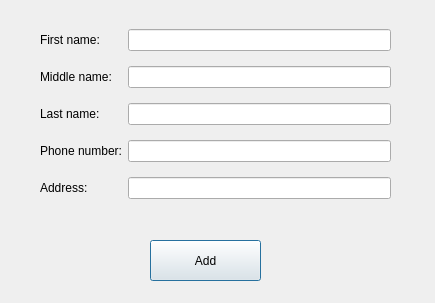
<?xml version="1.0" encoding="UTF-8"?>
<ui version="4.0">
 <class>DialogAddClients</class>
 <widget class="QDialog" name="DialogAddClients">
  <property name="geometry">
   <rect>
    <x>0</x>
    <y>0</y>
    <width>435</width>
    <height>303</height>
   </rect>
  </property>
  <property name="windowTitle">
   <string>Dialog</string>
  </property>
  <widget class="QPushButton" name="pushButto_add">
   <property name="geometry">
    <rect>
     <x>150</x>
     <y>240</y>
     <width>111</width>
     <height>41</height>
    </rect>
   </property>
   <property name="text">
    <string>Add</string>
   </property>
  </widget>
  <widget class="QWidget" name="layoutWidget">
   <property name="geometry">
    <rect>
     <x>40</x>
     <y>20</y>
     <width>351</width>
     <height>191</height>
    </rect>
   </property>
   <layout class="QGridLayout" name="gridLayout">
    <item row="0" column="0">
     <widget class="QLabel" name="label">
      <property name="text">
       <string>First name:</string>
      </property>
     </widget>
    </item>
    <item row="1" column="0">
     <widget class="QLabel" name="label_2">
      <property name="text">
       <string>Middle name:</string>
      </property>
     </widget>
    </item>
    <item row="5" column="0">
     <widget class="QLabel" name="label_5">
      <property name="text">
       <string>Address:</string>
      </property>
     </widget>
    </item>
    <item row="5" column="2">
     <widget class="QLineEdit" name="lineEdit_address">
      <property name="maxLength">
       <number>50</number>
      </property>
     </widget>
    </item>
    <item row="4" column="0">
     <widget class="QLabel" name="label_4">
      <property name="text">
       <string>Phone number:</string>
      </property>
     </widget>
    </item>
    <item row="3" column="0">
     <widget class="QLabel" name="label_3">
      <property name="text">
       <string>Last name:</string>
      </property>
     </widget>
    </item>
    <item row="4" column="2">
     <widget class="QLineEdit" name="lineEdit_number">
      <property name="maxLength">
       <number>20</number>
      </property>
     </widget>
    </item>
    <item row="3" column="2">
     <widget class="QLineEdit" name="lineEdit_last">
      <property name="maxLength">
       <number>20</number>
      </property>
     </widget>
    </item>
    <item row="0" column="2">
     <widget class="QLineEdit" name="lineEdit_first">
      <property name="maxLength">
       <number>20</number>
      </property>
     </widget>
    </item>
    <item row="1" column="2">
     <widget class="QLineEdit" name="lineEdit_middle">
      <property name="maxLength">
       <number>20</number>
      </property>
     </widget>
    </item>
   </layout>
  </widget>
 </widget>
 <resources/>
 <connections/>
</ui>
